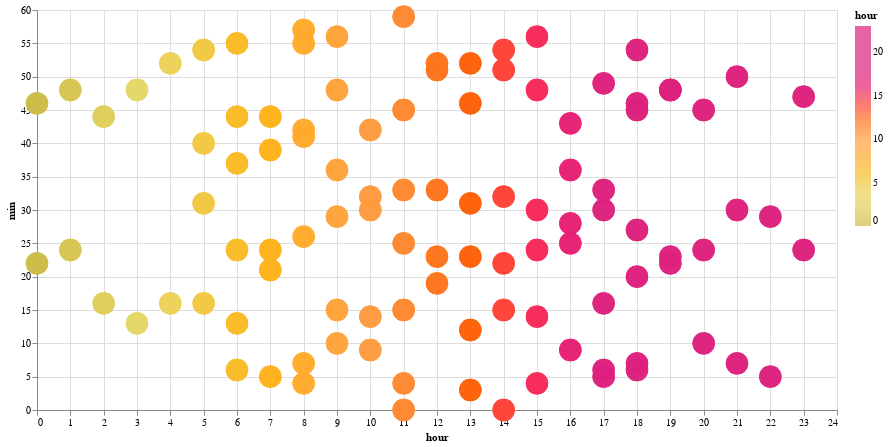

Notebook code cell kept with this figure:
### Code cell
test1 = compare_approaches(
    stop_id="5685",
    organization_name="Los Angeles County Metropolitan Transportation Authority",
    route_id="204-13172",
    stop_sequence=46,
)

### Figure 1 — Vega-Lite specification as saved in the notebook (floating-point values rounded to 4 significant figures; data arrays with more than 128 entries replaced by an {"elided": "..."} marker saying what was removed)
{"config": {"view": {"continuousWidth": 300, "continuousHeight": 300}}, "data": {"name": "data-eb8a5148f94378cf12b41023c45e5fe8"}, "mark": {"type": "circle", "size": 500}, "encoding": {"color": {"field": "hour", "scale": {"range": ["#ccbb44", "#e9d868", "#fcb40e", "#ff9c42", "#fc5c04", "#dd217d", "#dd217d", "#dd217d"]}, "type": "quantitative"}, "tooltip": [{"field": "hour", "type": "quantitative"}, {"field": "min", "type": "quantitative"}, {"field": "actual_arrival_lag_min", "type": "quantitative"}], "x": {"field": "hour", "type": "quantitative"}, "y": {"field": "min", "type": "quantitative"}}, "height": 400, "width": 800, "$schema": "https://vega.github.io/schema/vega-lite/v5.17.0.json", "datasets": {"data-eb8a5148f94378cf12b41023c45e5fe8": {"elided": "315 records"}}}
